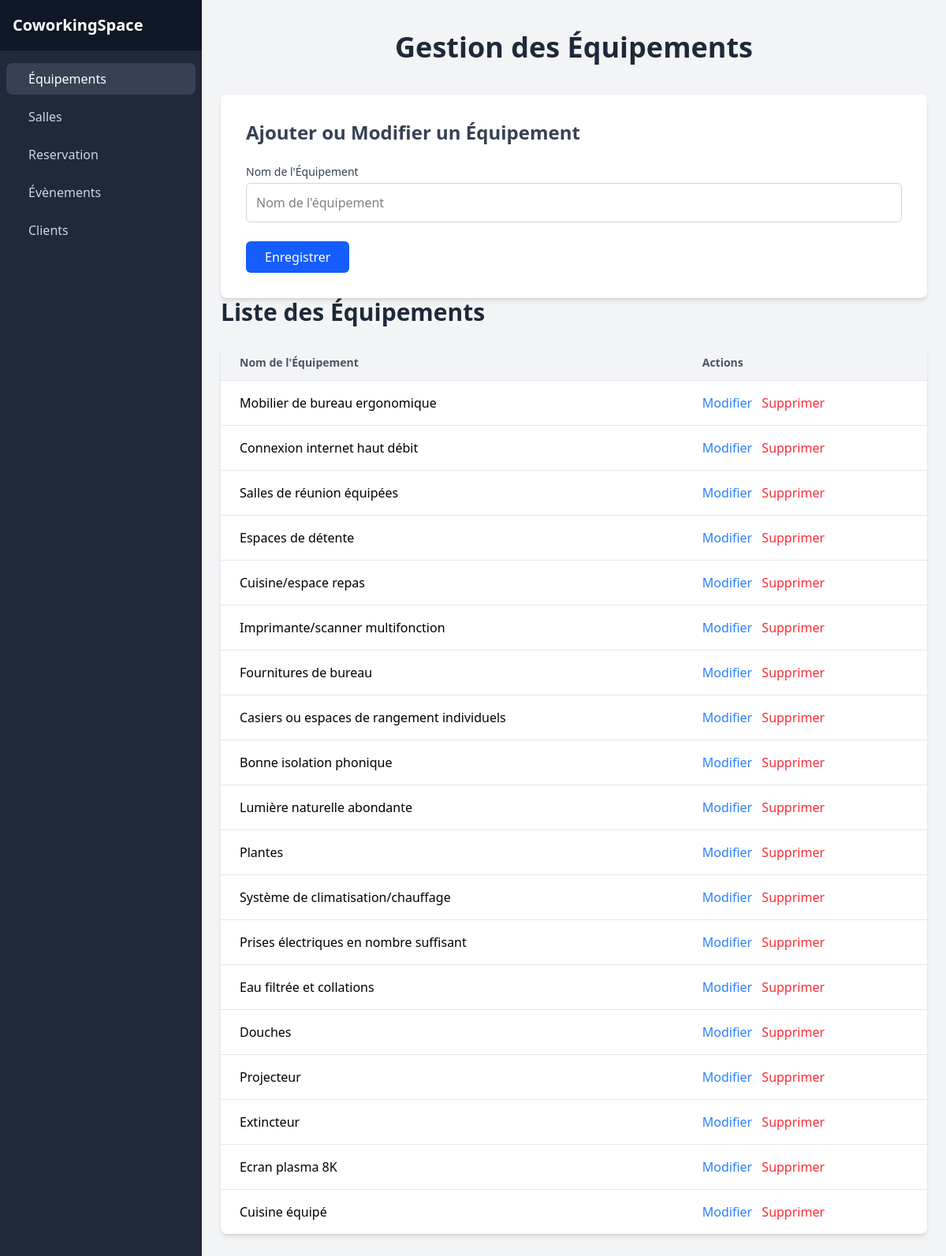
Screenshot of /Coworking/pages/equipement.php with the database file from the repository.
### tables this page shows
CREATE TABLE IF NOT EXISTS `equipement` (
  `id` int NOT NULL AUTO_INCREMENT,
  `nom` varchar(255) DEFAULT NULL,
  PRIMARY KEY (`id`)
);

### Coworking/classe/Equipement.php (called while the page is built, shortened)
<?php
class Equipement {
    public static function getAllEquipements(): array {
        $pdo = Database::connect();
        $stmt = $pdo->prepare("SELECT * FROM equipement");
        $stmt->execute();
        return $stmt->fetchAll(PDO::FETCH_ASSOC);
    }
}

### Coworking/pages/equipement.php (the view, shortened to what this page needs)
<?php
    require_once '../classe/Equipement.php';
    $equipement_to_edit = null;
    $equipements = Equipement::getAllEquipements();
?>
<?php
    include("../component/header_gest.php");
?>
    <div class="container mx-auto px-6 py-10">
        <h1 class="text-4xl font-extrabold text-center text-gray-800 mb-10">Gestion des Équipements</h1>
        <div class="bg-white p-8 rounded-lg shadow-md mt-10">
            <h2 class="text-2xl font-semibold mb-6 text-gray-700">Ajouter ou Modifier un Équipement</h2>
            <form action="" method="POST" class="space-y-6">
                <div>
                    <label for="nom_equipement" class="block text-sm font-medium text-gray-700">Nom de l'Équipement</label>
                    <input  value="<?= $equipement_to_edit ? $equipement_to_edit->getNom(): ''?>" type="text" id="nom_equipement" name="nom_equipement" required placeholder="Nom de l'équipement" class="w-full mt-1 p-3 border border-gray-300 rounded-md focus:ring-blue-500 focus:border-blue-500">
                </div>
                <button type="submit" name="manage_equipement" class="bg-blue-600 hover:bg-blue-700 text-white py-2 px-6 rounded-md focus:outline-none focus:ring-2 focus:ring-blue-300">
                    <?= $equipement_to_edit ? "Modifier" : "Enregistrer" ?>
                </button>
            </form>
        </div>
        <h2 class="text-3xl font-semibold mb-6 text-gray-800">Liste des Équipements</h2>
        <div class="overflow-x-auto bg-white rounded-lg shadow-md">
            <table class="min-w-full table-auto divide-y divide-gray-200">
                <thead class="bg-gray-100">
                    <tr>
                        <th class="px-6 py-3 text-left text-sm font-semibold text-gray-600">Nom de l'Équipement</th>
                        <th class="px-6 py-3 text-left text-sm font-semibold text-gray-600">Actions</th>
                    </tr>
                </thead>
                <tbody class="divide-y divide-gray-200">
                    <?php foreach ($equipements as $equipement) : ?>
                        <tr class="hover:bg-gray-50">
                            <td class="px-6 py-4"><?php echo htmlspecialchars($equipement['nom']); ?></td>
                            <td class="px-6 py-4 space-x-2">
                                <a href="../pages/equipement.php?idm=<?= $equipement['id'] ?>" class="text-blue-500 hover:underline">Modifier</a>
                                <a href="../pages/equipement.php?id=<?= $equipement['id'] ?>" class="text-red-500 hover:underline" onclick="return confirm('Confirmer la suppression ?')">Supprimer</a>
                            </td>
                        </tr>
                    <?php endforeach; ?>
                </tbody>
            </table>
        </div>
    </div>
</body>
</html>

### rows the page displays
equipement: nom "Mobilier de bureau ergonomique"
equipement: nom "Connexion internet haut débit"
equipement: nom "Salles de réunion équipées"
equipement: nom "Espaces de détente"
equipement: nom "Cuisine/espace repas"
equipement: nom "Imprimante/scanner multifonction"
equipement: nom "Fournitures de bureau"
equipement: nom "Casiers ou espaces de rangement individuels"
equipement: nom "Bonne isolation phonique"
equipement: nom "Lumière naturelle abondante"
equipement: nom "Plantes"
equipement: nom "Système de climatisation/chauffage"
equipement: nom "Prises électriques en nombre suffisant"
equipement: nom "Eau filtrée et collations"
equipement: nom "Douches"
equipement: nom "Projecteur"
equipement: nom "Extincteur"
equipement: nom "Ecran plasma 8K"
equipement: nom "Cuisine équipé"
